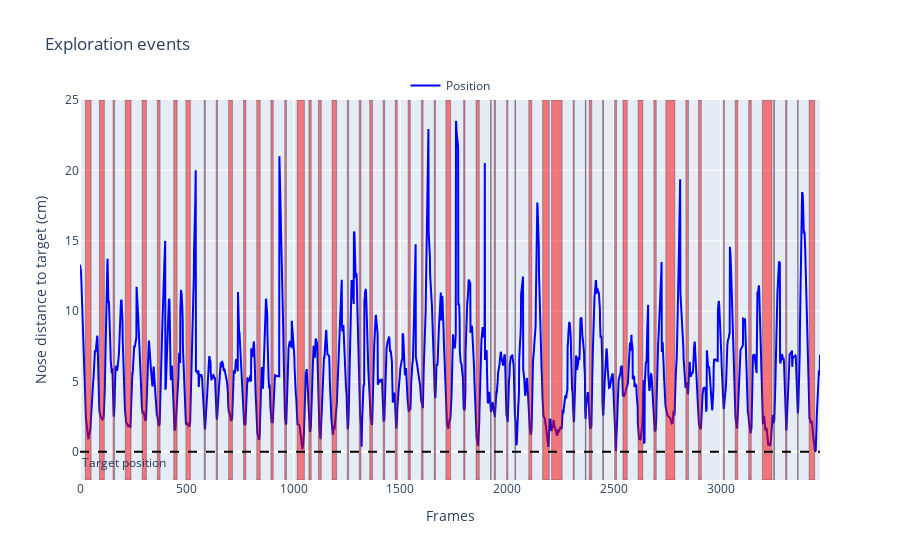

Source (notebook cell):
### Markdown cell above
---
We can see on the testing data that the exploratory events happen when the nose gets close to the object

### Code cell
rst.plot_example_data(model_dict['X_ts'], model_dict['y_ts'])

### Figure 1 — Plotly figure (JSON) as saved in the notebook; plotly's stock layout.template omitted (floating-point values rounded to 4 significant figures; data arrays with more than 128 entries replaced by an {"elided": "..."} marker saying what was removed)
{"data": [{"line": {"color": "blue"}, "mode": "lines", "name": "Position", "type": "scatter", "x": {"elided": "3467 int values"}, "y": {"elided": "3467 float values"}}], "layout": {"annotations": [{"showarrow": false, "text": "Target position", "x": 0, "xanchor": "left", "xref": "x domain", "y": 0, "yanchor": "top", "yref": "y"}], "legend": {"bgcolor": "rgba(255,255,255,0.5)", "orientation": "h", "x": 0.5, "xanchor": "center", "y": 1, "yanchor": "bottom"}, "shapes": [{"fillcolor": "rgba(255,0,0,0.5)", "line": {"width": 0.4}, "type": "rect", "x0": 25, "x1": 52, "y0": -2, "y1": 25}, {"fillcolor": "rgba(255,0,0,0.5)", "line": {"width": 0.4}, "type": "rect", "x0": 91, "x1": 114, "y0": -2, "y1": 25}, {"fillcolor": "rgba(255,0,0,0.5)", "line": {"width": 0.4}, "type": "rect", "x0": 155, "x1": 162, "y0": -2, "y1": 25}, {"fillcolor": "rgba(255,0,0,0.5)", "line": {"width": 0.4}, "type": "rect", "x0": 212, "x1": 239, "y0": -2, "y1": 25}, {"fillcolor": "rgba(255,0,0,0.5)", "line": {"width": 0.4}, "type": "rect", "x0": 291, "x1": 311, "y0": -2, "y1": 25}, {"fillcolor": "rgba(255,0,0,0.5)", "line": {"width": 0.4}, "type": "rect", "x0": 362, "x1": 375, "y0": -2, "y1": 25}, {"fillcolor": "rgba(255,0,0,0.5)", "line": {"width": 0.4}, "type": "rect", "x0": 439, "x1": 455, "y0": -2, "y1": 25}, {"fillcolor": "rgba(255,0,0,0.5)", "line": {"width": 0.4}, "type": "rect", "x0": 496, "x1": 517, "y0": -2, "y1": 25}, {"fillcolor": "rgba(255,0,0,0.5)", "line": {"width": 0.4}, "type": "rect", "x0": 582, "x1": 587, "y0": -2, "y1": 25}, {"fillcolor": "rgba(255,0,0,0.5)", "line": {"width": 0.4}, "type": "rect", "x0": 638, "x1": 644, "y0": -2, "y1": 25}, {"fillcolor": "rgba(255,0,0,0.5)", "line": {"width": 0.4}, "type": "rect", "x0": 696, "x1": 714, "y0": -2, "y1": 25}, {"fillcolor": "rgba(255,0,0,0.5)", "line": {"width": 0.4}, "type": "rect", "x0": 766, "x1": 777, "y0": -2, "y1": 25}, {"fillcolor": "rgba(255,0,0,0.5)", "line": {"width": 0.4}, "type": "rect", "x0": 828, "x1": 844, "y0": -2, "y1": 25}, {"fillcolor": "rgba(255,0,0,0.5)", "line": {"width": 0.4}, "type": "rect", "x0": 894, "x1": 905, "y0": -2, "y1": 25}, {"fillcolor": "rgba(255,0,0,0.5)", "line": {"width": 0.4}, "type": "rect", "x0": 959, "x1": 967, "y0": -2, "y1": 25}, {"fillcolor": "rgba(255,0,0,0.5)", "line": {"width": 0.4}, "type": "rect", "x0": 1017, "x1": 1051, "y0": -2, "y1": 25}, {"fillcolor": "rgba(255,0,0,0.5)", "line": {"width": 0.4}, "type": "rect", "x0": 1072, "x1": 1083, "y0": -2, "y1": 25}, {"fillcolor": "rgba(255,0,0,0.5)", "line": {"width": 0.4}, "type": "rect", "x0": 1117, "x1": 1130, "y0": -2, "y1": 25}, {"fillcolor": "rgba(255,0,0,0.5)", "line": {"width": 0.4}, "type": "rect", "x0": 1181, "x1": 1202, "y0": -2, "y1": 25}, {"fillcolor": "rgba(255,0,0,0.5)", "line": {"width": 0.4}, "type": "rect", "x0": 1252, "x1": 1258, "y0": -2, "y1": 25}, {"fillcolor": "rgba(255,0,0,0.5)", "line": {"width": 0.4}, "type": "rect", "x0": 1308, "x1": 1316, "y0": -2, "y1": 25}, {"fillcolor": "rgba(255,0,0,0.5)", "line": {"width": 0.4}, "type": "rect", "x0": 1357, "x1": 1370, "y0": -2, "y1": 25}, {"fillcolor": "rgba(255,0,0,0.5)", "line": {"width": 0.4}, "type": "rect", "x0": 1420, "x1": 1427, "y0": -2, "y1": 25}, {"fillcolor": "rgba(255,0,0,0.5)", "line": {"width": 0.4}, "type": "rect", "x0": 1477, "x1": 1486, "y0": -2, "y1": 25}, {"fillcolor": "rgba(255,0,0,0.5)", "line": {"width": 0.4}, "type": "rect", "x0": 1537, "x1": 1547, "y0": -2, "y1": 25}, {"fillcolor": "rgba(255,0,0,0.5)", "line": {"width": 0.4}, "type": "rect", "x0": 1599, "x1": 1607, "y0": -2, "y1": 25}, {"fillcolor": "rgba(255,0,0,0.5)", "line": {"width": 0.4}, "type": "rect", "x0": 1659, "x1": 1665, "y0": -2, "y1": 25}, {"fillcolor": "rgba(255,0,0,0.5)", "line": {"width": 0.4}, "type": "rect", "x0": 1714, "x1": 1736, "y0": -2, "y1": 25}, {"fillcolor": "rgba(255,0,0,0.5)", "line": {"width": 0.4}, "type": "rect", "x0": 1797, "x1": 1803, "y0": -2, "y1": 25}, {"fillcolor": "rgba(255,0,0,0.5)", "line": {"width": 0.4}, "type": "rect", "x0": 1855, "x1": 1870, "y0": -2, "y1": 25}, {"fillcolor": "rgba(255,0,0,0.5)", "line": {"width": 0.4}, "type": "rect", "x0": 1923, "x1": 1926, "y0": -2, "y1": 25}, {"fillcolor": "rgba(255,0,0,0.5)", "line": {"width": 0.4}, "type": "rect", "x0": 1940, "x1": 1946, "y0": -2, "y1": 25}, {"fillcolor": "rgba(255,0,0,0.5)", "line": {"width": 0.4}, "type": "rect", "x0": 1998, "x1": 2004, "y0": -2, "y1": 25}, {"fillcolor": "rgba(255,0,0,0.5)", "line": {"width": 0.4}, "type": "rect", "x0": 2037, "x1": 2040, "y0": -2, "y1": 25}, {"fillcolor": "rgba(255,0,0,0.5)", "line": {"width": 0.4}, "type": "rect", "x0": 2102, "x1": 2116, "y0": -2, "y1": 25}, {"fillcolor": "rgba(255,0,0,0.5)", "line": {"width": 0.4}, "type": "rect", "x0": 2167, "x1": 2198, "y0": -2, "y1": 25}, {"fillcolor": "rgba(255,0,0,0.5)", "line": {"width": 0.4}, "type": "rect", "x0": 2209, "x1": 2258, "y0": -2, "y1": 25}, {"fillcolor": "rgba(255,0,0,0.5)", "line": {"width": 0.4}, "type": "rect", "x0": 2310, "x1": 2315, "y0": -2, "y1": 25}, {"fillcolor": "rgba(255,0,0,0.5)", "line": {"width": 0.4}, "type": "rect", "x0": 2367, "x1": 2370, "y0": -2, "y1": 25}, {"fillcolor": "rgba(255,0,0,0.5)", "line": {"width": 0.4}, "type": "rect", "x0": 2385, "x1": 2397, "y0": -2, "y1": 25}, {"fillcolor": "rgba(255,0,0,0.5)", "line": {"width": 0.4}, "type": "rect", "x0": 2448, "x1": 2452, "y0": -2, "y1": 25}, {"fillcolor": "rgba(255,0,0,0.5)", "line": {"width": 0.4}, "type": "rect", "x0": 2504, "x1": 2513, "y0": -2, "y1": 25}, {"fillcolor": "rgba(255,0,0,0.5)", "line": {"width": 0.4}, "type": "rect", "x0": 2543, "x1": 2563, "y0": -2, "y1": 25}, {"fillcolor": "rgba(255,0,0,0.5)", "line": {"width": 0.4}, "type": "rect", "x0": 2614, "x1": 2636, "y0": -2, "y1": 25}, {"fillcolor": "rgba(255,0,0,0.5)", "line": {"width": 0.4}, "type": "rect", "x0": 2688, "x1": 2699, "y0": -2, "y1": 25}, {"fillcolor": "rgba(255,0,0,0.5)", "line": {"width": 0.4}, "type": "rect", "x0": 2744, "x1": 2786, "y0": -2, "y1": 25}, {"fillcolor": "rgba(255,0,0,0.5)", "line": {"width": 0.4}, "type": "rect", "x0": 2838, "x1": 2850, "y0": -2, "y1": 25}, {"fillcolor": "rgba(255,0,0,0.5)", "line": {"width": 0.4}, "type": "rect", "x0": 2897, "x1": 2910, "y0": -2, "y1": 25}, {"fillcolor": "rgba(255,0,0,0.5)", "line": {"width": 0.4}, "type": "rect", "x0": 3014, "x1": 3018, "y0": -2, "y1": 25}, {"fillcolor": "rgba(255,0,0,0.5)", "line": {"width": 0.4}, "type": "rect", "x0": 3069, "x1": 3081, "y0": -2, "y1": 25}, {"fillcolor": "rgba(255,0,0,0.5)", "line": {"width": 0.4}, "type": "rect", "x0": 3132, "x1": 3144, "y0": -2, "y1": 25}, {"fillcolor": "rgba(255,0,0,0.5)", "line": {"width": 0.4}, "type": "rect", "x0": 3196, "x1": 3241, "y0": -2, "y1": 25}, {"fillcolor": "rgba(255,0,0,0.5)", "line": {"width": 0.4}, "type": "rect", "x0": 3249, "x1": 3253, "y0": -2, "y1": 25}, {"fillcolor": "rgba(255,0,0,0.5)", "line": {"width": 0.4}, "type": "rect", "x0": 3305, "x1": 3311, "y0": -2, "y1": 25}, {"fillcolor": "rgba(255,0,0,0.5)", "line": {"width": 0.4}, "type": "rect", "x0": 3361, "x1": 3364, "y0": -2, "y1": 25}, {"fillcolor": "rgba(255,0,0,0.5)", "line": {"width": 0.4}, "type": "rect", "x0": 3415, "x1": 3441, "y0": -2, "y1": 25}, {"line": {"color": "black", "dash": "dash"}, "type": "line", "x0": 0, "x1": 1, "xref": "x domain", "y0": 0, "y1": 0, "yref": "y"}], "showlegend": true, "title": {"text": "Exploration events"}, "xaxis": {"title": {"text": "Frames"}}, "yaxis": {"range": [-2, 25], "title": {"text": "Nose distance to target (cm)"}}}}
